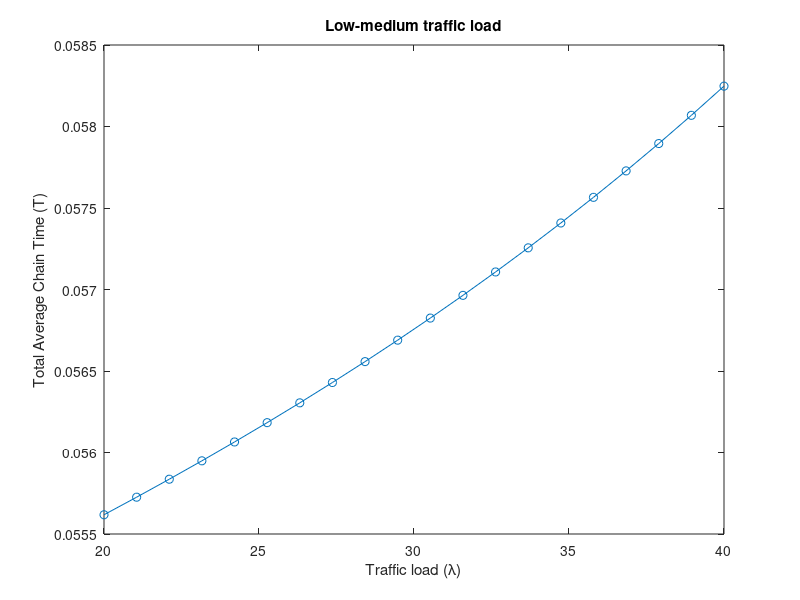
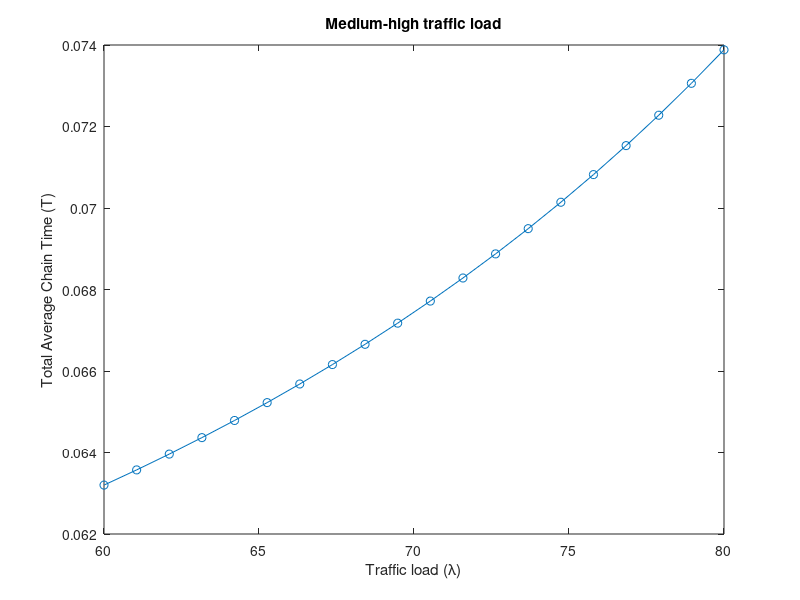
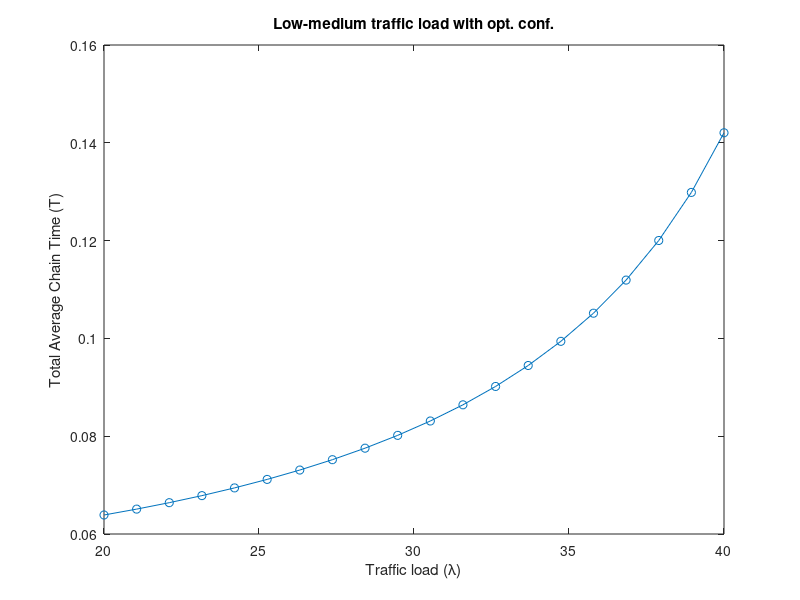
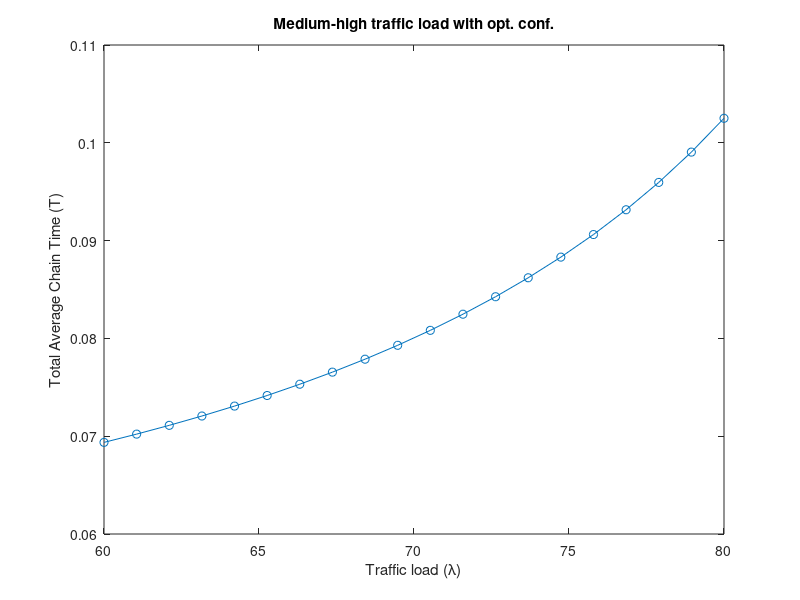

These figures' MATLAB source, in order:
%% Jackson for a single-class open network

% routing matrix
P = [0 1 0 0;
     0 0 1 0;
     0 0 0 1;
     0 0 0 0];

% lambda vector 100 req/s
lambda = [100 0 0 0];

% mean number of visists
V = qnosvisits(P,lambda);

k = [1 1 5 1]; % k at node 3 must be at least 5
S = [0.0011, 0.0072, 0.041, 0.0046];

[U, R, Q, X] = qnos(lambda(1), S, V, k);

display("Total avg. chain time:")
T = (1/lambda(1))*sum(Q)

%% TRAFFIC LOAD CONDITION ANALYSIS

% LOW - MEDIUM TRAFFIC (20-40)

T_values = [];

min_lambda = 20;
max_lambda = 40;

lambdas = linspace(min_lambda, max_lambda, max_lambda-min_lambda);

for i = 1:(max_lambda-min_lambda)
  [U, R, Q, X] = qnos(lambdas(i), S, V, k);
  T_values(i) = (1/lambdas(i)) * sum(Q);
end

figure;
plot(lambdas, T_values, '-o');
xlabel('Traffic load (\lambda)');
ylabel('Total Average Chain Time (T)');
title('Low-medium traffic load');

% MEDIUM - HIGH TRAFFIC (60-80)

T_values = [];

min_lambda = 60;
max_lambda = 80;

lambdas = linspace(min_lambda, max_lambda, max_lambda-min_lambda);

for i = 1:(max_lambda-min_lambda)
  [U, R, Q, X] = qnos(lambdas(i), S, V, k);
  T_values(i) = (1/lambdas(i)) * sum(Q);
end

figure;
plot(lambdas, T_values, '-o');
xlabel('Traffic load (\lambda)');
ylabel('Total Average Chain Time (T)');
title('Medium-high traffic load');

% LOW - MEDIUM TRAFFIC (20-40) OPTIMIZED CONFIGURATION
k = [1 1 1 1];

min_lambda = 20;
max_lambda = 40;

lambdas = linspace(min_lambda, max_lambda, max_lambda-min_lambda);

for i = 1:(max_lambda-min_lambda)
  try
    [U, R, Q, X] = qnos(lambdas(i), S, V, k);
  catch err
    lastNumber = sscanf(err.message, 'Processing capacity exceeded at center %d');
    k(lastNumber) = k(lastNumber) + 1;
  end_try_catch

end

k

for i = 1:(max_lambda-min_lambda)
  [U, R, Q, X] = qnos(lambdas(i), S, V, k);
  T_values(i) = (1/lambdas(i)) * sum(Q);
end

figure;
plot(lambdas, T_values, '-o');
xlabel('Traffic load (\lambda)');
ylabel('Total Average Chain Time (T)');
title('Low-medium traffic load with opt. conf.');


% MEDIUM - HIGH TRAFFIC (60-80) OPTIMIZED CONFIGURATION
k = [1 1 1 1];

min_lambda = 60;
max_lambda = 80;

lambdas = linspace(min_lambda, max_lambda, max_lambda-min_lambda);

for i = 1:(max_lambda-min_lambda)
  try
    [U, R, Q, X] = qnos(lambdas(i), S, V, k);
  catch err
    lastNumber = sscanf(err.message, 'Processing capacity exceeded at center %d');
    k(lastNumber) = k(lastNumber) + 1;
  end_try_catch

end

k

for i = 1:(max_lambda-min_lambda)
  [U, R, Q, X] = qnos(lambdas(i), S, V, k);
  T_values(i) = (1/lambdas(i)) * sum(Q);
end

figure;
plot(lambdas, T_values, '-o');
xlabel('Traffic load (\lambda)');
ylabel('Total Average Chain Time (T)');
title('Medium-high traffic load with opt. conf.');


